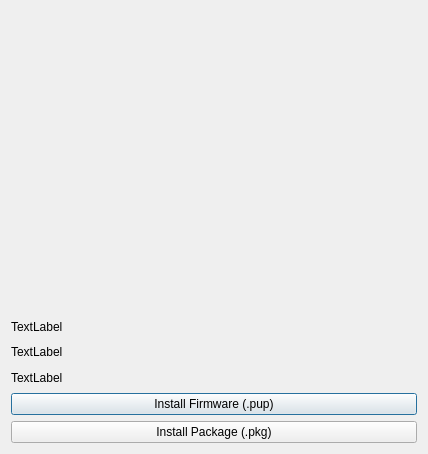
<?xml version="1.0" encoding="UTF-8"?>
<ui version="4.0">
 <class>MainDialog</class>
 <widget class="QDialog" name="MainDialog">
  <property name="geometry">
   <rect>
    <x>0</x>
    <y>0</y>
    <width>428</width>
    <height>454</height>
   </rect>
  </property>
  <property name="minimumSize">
   <size>
    <width>0</width>
    <height>0</height>
   </size>
  </property>
  <property name="windowTitle">
   <string>Kyty Launcher</string>
  </property>
  <property name="locale">
   <locale language="English" country="UnitedStates"/>
  </property>
  <layout class="QGridLayout" name="gridLayout">
   <item row="0" column="0">
    <layout class="QVBoxLayout" name="verticalLayout_5">
     <item>
      <layout class="QHBoxLayout" name="horizontalLayout_3">
       <item>
        <layout class="QVBoxLayout" name="verticalLayout_3">
         <item>
          <widget class="ConfigurationListWidget" name="widget" native="true">
           <property name="sizePolicy">
            <sizepolicy hsizetype="MinimumExpanding" vsizetype="Preferred">
             <horstretch>0</horstretch>
             <verstretch>0</verstretch>
            </sizepolicy>
           </property>
           <property name="minimumSize">
            <size>
             <width>400</width>
             <height>300</height>
            </size>
           </property>
          </widget>
         </item>
        </layout>
       </item>
      </layout>
     </item>
     <item>
      <layout class="QVBoxLayout" name="verticalLayout_4">
       <item>
        <widget class="QLabel" name="label_settings_file">
         <property name="text">
          <string>TextLabel</string>
         </property>
        </widget>
       </item>
       <item>
        <widget class="QLabel" name="label_Interpreter">
         <property name="frameShape">
          <enum>QFrame::NoFrame</enum>
         </property>
         <property name="frameShadow">
          <enum>QFrame::Sunken</enum>
         </property>
         <property name="text">
          <string>TextLabel</string>
         </property>
        </widget>
       </item>
       <item>
        <widget class="QLabel" name="label_Version">
         <property name="text">
          <string>TextLabel</string>
         </property>
        </widget>
       </item>
       <item>
        <widget class="QPushButton" name="pushButton_InstallFirmware">
         <property name="text">
          <string>Install Firmware (.pup)</string>
         </property>
        </widget>
       </item>
       <item>
        <widget class="QPushButton" name="pushButton_InstallPkg">
         <property name="text">
          <string>Install Package (.pkg)</string>
         </property>
        </widget>
       </item>
      </layout>
     </item>
    </layout>
   </item>
  </layout>
 </widget>
 <layoutdefault spacing="6" margin="11"/>
 <customwidgets>
  <customwidget>
   <class>ConfigurationListWidget</class>
   <extends>QWidget</extends>
   <header>configurationListWidget.h</header>
   <container>1</container>
  </customwidget>
 </customwidgets>
 <resources/>
 <connections/>
 <buttongroups>
  <buttongroup name="buttonGroup_Console"/>
 </buttongroups>
</ui>
